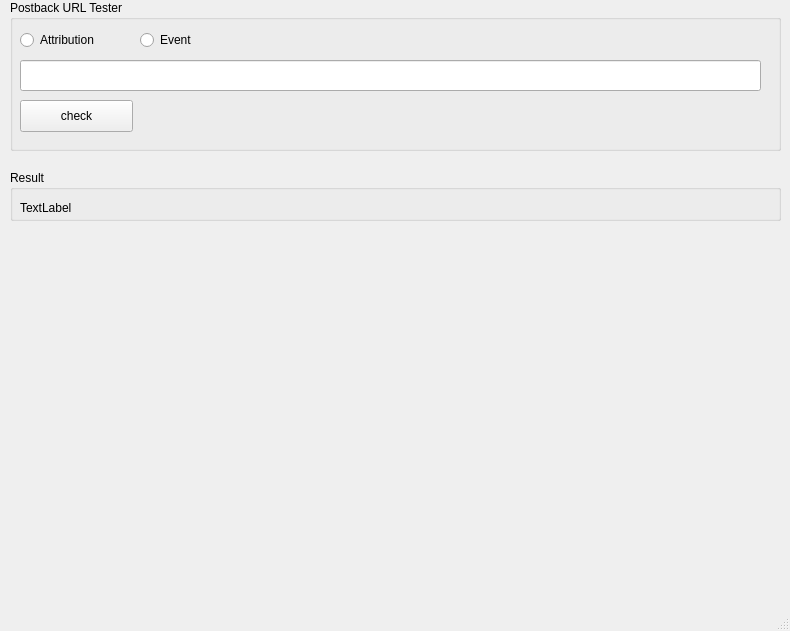
<?xml version="1.0" encoding="UTF-8"?>
<ui version="4.0">
 <class>MainWindow</class>
 <widget class="QMainWindow" name="MainWindow">
  <property name="geometry">
   <rect>
    <x>0</x>
    <y>0</y>
    <width>790</width>
    <height>631</height>
   </rect>
  </property>
  <property name="windowTitle">
   <string>MainWindow</string>
  </property>
  <widget class="QWidget" name="centralwidget">
   <widget class="QWidget" name="verticalLayoutWidget">
    <property name="geometry">
     <rect>
      <x>10</x>
      <y>0</y>
      <width>771</width>
      <height>151</height>
     </rect>
    </property>
    <layout class="QVBoxLayout" name="verticalLayout">
     <item>
      <widget class="QGroupBox" name="groupBox">
       <property name="title">
        <string>Postback URL Tester</string>
       </property>
       <widget class="QRadioButton" name="radioButton1">
        <property name="geometry">
         <rect>
          <x>10</x>
          <y>30</y>
          <width>100</width>
          <height>20</height>
         </rect>
        </property>
        <property name="text">
         <string>Attribution</string>
        </property>
       </widget>
       <widget class="QRadioButton" name="radioButton2">
        <property name="geometry">
         <rect>
          <x>130</x>
          <y>30</y>
          <width>61</width>
          <height>20</height>
         </rect>
        </property>
        <property name="text">
         <string>Event</string>
        </property>
       </widget>
       <widget class="QLineEdit" name="urlEdit">
        <property name="geometry">
         <rect>
          <x>10</x>
          <y>60</y>
          <width>741</width>
          <height>31</height>
         </rect>
        </property>
       </widget>
       <widget class="QPushButton" name="checkButton">
        <property name="geometry">
         <rect>
          <x>10</x>
          <y>100</y>
          <width>113</width>
          <height>32</height>
         </rect>
        </property>
        <property name="text">
         <string>check</string>
        </property>
       </widget>
      </widget>
     </item>
    </layout>
   </widget>
   <widget class="QWidget" name="verticalLayoutWidget_2">
    <property name="geometry">
     <rect>
      <x>10</x>
      <y>170</y>
      <width>771</width>
      <height>51</height>
     </rect>
    </property>
    <layout class="QVBoxLayout" name="verticalLayout_2">
     <item>
      <widget class="QGroupBox" name="groupBox_2">
       <property name="title">
        <string>Result</string>
       </property>
       <widget class="QLabel" name="resultLabel">
        <property name="geometry">
         <rect>
          <x>10</x>
          <y>30</y>
          <width>241</width>
          <height>16</height>
         </rect>
        </property>
        <property name="text">
         <string>TextLabel</string>
        </property>
       </widget>
      </widget>
     </item>
    </layout>
   </widget>
  </widget>
  <widget class="QMenuBar" name="menubar">
   <property name="geometry">
    <rect>
     <x>0</x>
     <y>0</y>
     <width>790</width>
     <height>24</height>
    </rect>
   </property>
  </widget>
  <widget class="QStatusBar" name="statusbar"/>
 </widget>
 <resources/>
 <connections/>
</ui>
